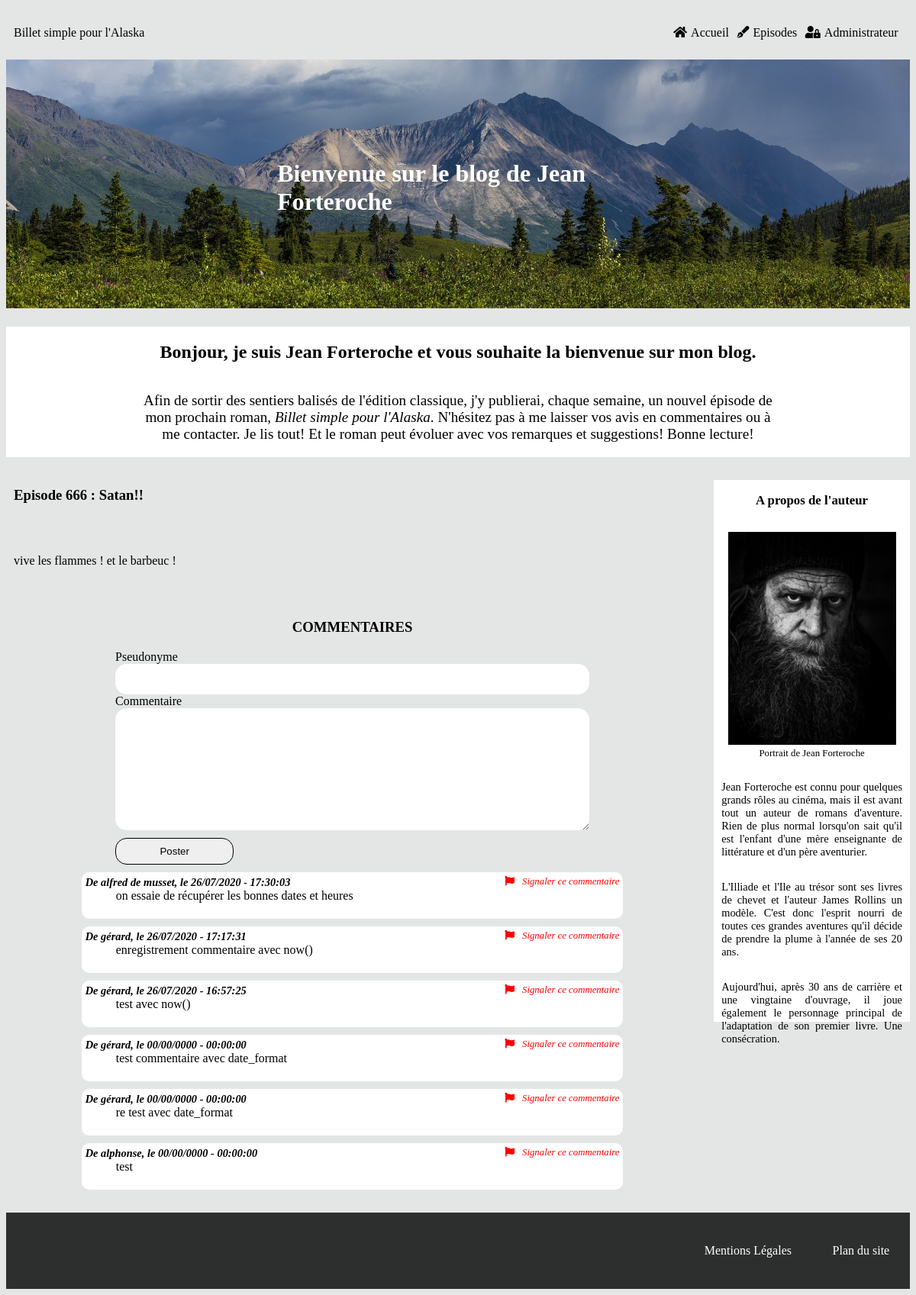
/index.php?action=post&id=18, run on the app's committed database.
### tables this page shows
CREATE TABLE IF NOT EXISTS `episodes` (
  `episode_id` tinyint(11) NOT NULL AUTO_INCREMENT,
  `numero_episode` int(11) NOT NULL,
  `episode_title` char(255) NOT NULL,
  `episode_content` text NOT NULL,
  `episode_date` datetime NOT NULL DEFAULT CURRENT_TIMESTAMP,
  PRIMARY KEY (`episode_id`),
  UNIQUE KEY `episode` (`numero_episode`)
);

CREATE TABLE IF NOT EXISTS `commentaires` (
  `comment_id` tinyint(11) NOT NULL AUTO_INCREMENT,
  `episode` tinyint(11) NOT NULL,
  `pseudo` varchar(50) NOT NULL,
  `comment` text NOT NULL,
  `comment_date` datetime NOT NULL,
  `reported_comment` tinyint(1) NOT NULL,
  PRIMARY KEY (`comment_id`),
  KEY `episode_comments` (`episode`)
);

### src/View/View.php (called while the page is built, shortened)
<?php
class View
{
    public function display(array $data, string $template, string $layout) : void
    {
        require_once($template);
    }
}

### src/Controller/FrontOffice/PostController.php (called while the page is built, shortened)
<?php
class PostController
{
    private $postManager;
    private $commentManager;
    private $view;
    private $layout;
    private $frontTemplate;
    public function __construct(PostManager $postManager, View $view, CommentManager $commentManager)
    {
        $this->postManager = $postManager;
        $this->view = $view;
        $this->commentManager = $commentManager;
        $this->frontTemplate = '../templates/frontoffice/';
        $this->layout = '../templates/frontOffice/layout.html.php';
    }
    public function displayOneEpisode(int $id) : void
    {
        $episodeData = $this->postManager->getOneEpisode($id);
        $commentsData = $this->commentManager->getComments($id);
        $data = [$episodeData, $commentsData];
        $template = $this->frontTemplate.'onepost.html.php';
        $this->view->display(['episode' => $data[0][0], 'comments' => $data[1]], $template, $this->layout);
    }
}

### public/index.php (called while the page is built, shortened)
<?php
$router = new Router();
$router->run();

### src/Model/PostManager.php (called while the page is built, shortened)
<?php
class PostManager
{
    private $database;
    public function __construct(Database $database)
    {
        $this->database = $database->databaseConnect();
    }
    public function getOneEpisode(int $id) : array
    {
        $episodes = $this->database->prepare("SELECT *, DATE_FORMAT(episode_date, '%d/%m/%Y - %H:%i:%s') AS episode_date
            FROM episodes
            WHERE episode_id = :episode_id");
        $episodes->bindParam(':episode_id', $id);
        $episodes->execute();
        return $episodes->fetchAll();
    }
}

### src/Service/Database.php (called while the page is built, shortened)
<?php
class Database
{
    private $servor = 'mysql:dbname=jean_forteroche;host=localhost;port=3308;chartset=utf-8';
    private $user = 'root';
    private $password = '';
    public function databaseConnect() : object
    {
        return new \PDO($this->servor, $this->user, $this->password);
    }
}

### src/Model/CommentManager.php (called while the page is built, shortened)
<?php
class CommentManager
{
    private $database;
    public function __construct(Database $database)
    {
        $this->database = $database->databaseConnect();
    }
    public function getComments(int $id) : array
    {
        $comments = $this->database->prepare("SELECT *, DATE_FORMAT(comment_date, '%d/%m/%Y - %H:%i:%s') AS comment_date
            FROM commentaires WHERE episode = :id
            ORDER BY comment_date
            DESC LIMIT 0, 10");
        $comments->bindParam(':id', $id);
        $comments->execute();
        return $comments->fetchAll();
    }
}

### Templates/Frontoffice/onepost.html.php (the view, shortened to what this page needs)
<article>
    <h3>Episode <?=$data['episode']['numero_episode']?> : <?=$data['episode']['episode_title']?></h3>
    <p><?=$data['episode']['episode_content']?></p>
</article>
<section class="commentaires">
    <h3>COMMENTAIRES</h3>
    <form class="comment_form" method="post" action="index.php?action=save_com&id=<?=$data['episode']['episode_id']?>">
        <label for="pseudo">Pseudonyme</label>
        <input class="input_name" type="text" name="pseudo"/>
        <label for="comment">Commentaire</label>
        <textarea class="comment_area" name="comment" rows="10" cols="40"></textarea>
        <input class="submit" type="submit" value="Poster"/>
    </form>
    <div id='comments_container'>
        <?php
            foreach($data['comments'] as $commentsData) {
        ?>
        <div id='comments'>
            <div id='comment_header'>
                <h4>De <?=$commentsData['pseudo']?>, le <?=$commentsData['comment_date']?></h4>
                <?php
                switch ($commentsData['reported_comment']) {
                    case '0' :
                    ?>
                        <span id='report_comment'>
                            <a href="index.php?action=signal&id=<?=$data['episode']['episode_id']?>&comment_id=<?=$commentsData['comment_id']?>">
                            <i class="fas fa-flag"></i>Signaler ce commentaire</a>
                    </span>
                <?php
                    break;
                    ?>
                <?php
                }
                ?>
            </div>
            <p id='comment_text'><?=$commentsData['comment']?></p>
            </div>
        <?php
        }
        ?>
    </div>
</section>

### public/css/style.css (style rules this page uses)
html { font-family: aileron; background-color: #e4e5e5; }
a { text-decoration: none; color: black; }
article { display: flex; flex-direction: column; }
article p { text-align: justify; }
.commentaires h3 { text-align: center; }
.comment_form { display: flex; flex-direction: column; width: 70%; margin: auto; }
.input_name { height: 30px; }
.comment_form .input_name, .comment_form .comment_area { border-radius: 15px; padding-left: 10px; padding-right: 10px; padding-top: 5px; padding-bottom: 5px; border: none; }
.submit { width: 25%; height: 35px; border-radius: 15px; border: 1px solid black; margin-top: 10px; }
#report_comment, #waiting_moderation, #validated_comment { font-style: italic; font-size: 0.8rem; }
.fa-flag, .fa-check, .fa-clock { margin-right: 10px; }
.fa-flag, #report_comment a { color: red; }
#comment_header { display: flex; justify-content: space-between; }
#comment_header h4 { margin: 0; font-size: 0.9rem; font-style: italic; }
#comments_container { width: 80%; margin: auto; }
#comments { background-color: white; padding: 5px; margin-top: 10px; margin-bottom: 10px; border-radius: 10px; }
#comment_text { padding-left: 40px; margin-top: 0; }

### data on the page
episodes: numero_episode "666", episode_title "Satan!!", episode_content "vive les flammes ! et le barbeuc !"
commentaires: pseudo "alfred de musset", comment_date "26/07/2020 - 17:30:03", comment "on essaie de récupérer les bonnes dates et heures"
commentaires: pseudo "gérard", comment_date "26/07/2020 - 17:17:31", comment "enregistrement commentaire avec now()"
commentaires: pseudo "gérard", comment_date "26/07/2020 - 16:57:25", comment "test avec now()"
commentaires: pseudo "gérard", comment_date "00/00/0000 - 00:00:00", comment "test commentaire avec date_format"
commentaires: pseudo "gérard", comment_date "00/00/0000 - 00:00:00", comment "re test avec date_format"
commentaires: pseudo "alphonse", comment_date "00/00/0000 - 00:00:00", comment "test"
